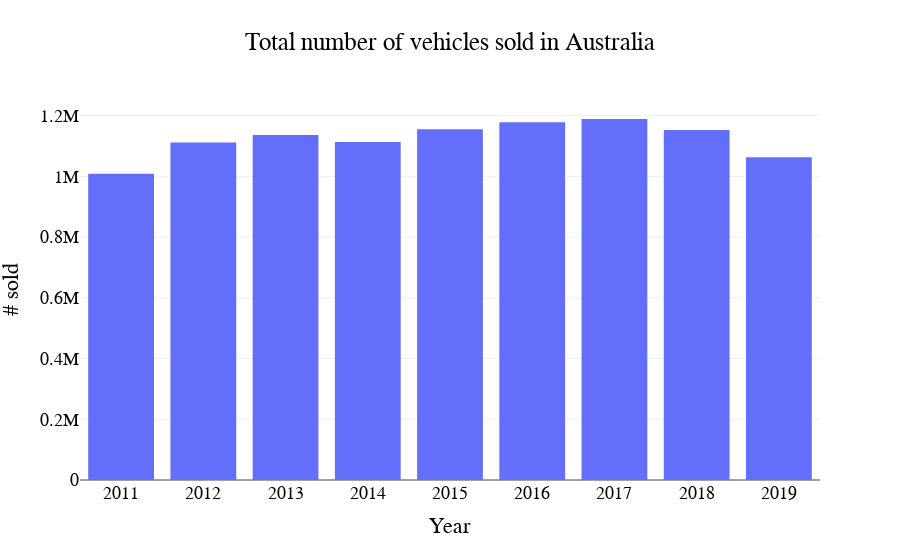

Here is the notebook cell this chart was saved with:
### Code cell
# Plot bar graph

x = aus_ev_df['year']
y = aus_ev_df['total_vehicles']

fig = px.bar(x=x, y=y, labels=dict(x="Year", y="# sold"),
             title='Total number of vehicles sold in Australia')

fig.update_layout(
    font_family="Helvetica",
    font_color="black",
    title_font_family="Helvetica",
    title_font_color="black",
    legend_title_font_color="black")

fig.layout.template = 'presentation'

fig.update_xaxes(title_font_family="Helvetica")
plotly.offline.plot(fig, filename='/Users/minoperic/Data Analytics/Data Investigations/australian-electric-vehicle-sales/fig_2.html')
fig.show()

### Figure 1 — Plotly figure (JSON) as saved in the notebook; plotly's stock layout.template omitted (floating-point values rounded to 4 significant figures)
{"data": [{"alignmentgroup": "True", "hovertemplate": "Year=%{x}<br># sold=%{y}<extra></extra>", "legendgroup": "", "marker": {"color": "#636efa", "pattern": {"shape": ""}}, "name": "", "offsetgroup": "", "orientation": "v", "showlegend": false, "textposition": "auto", "type": "bar", "x": [2019, 2018, 2017, 2016, 2015, 2014, 2013, 2012, 2011], "xaxis": "x", "y": [1062867, 1153111, 1189116, 1178133, 1155408, 1113224, 1136227, 1112030, 1008437], "yaxis": "y"}], "layout": {"barmode": "relative", "font": {"color": "black", "family": "Helvetica"}, "legend": {"title": {"font": {"color": "black"}}, "tracegroupgap": 0}, "title": {"font": {"color": "black", "family": "Helvetica"}, "text": "Total number of vehicles sold in Australia"}, "xaxis": {"anchor": "y", "domain": [0, 1], "title": {"font": {"family": "Helvetica"}, "text": "Year"}}, "yaxis": {"anchor": "x", "domain": [0, 1], "title": {"text": "# sold"}}}}
